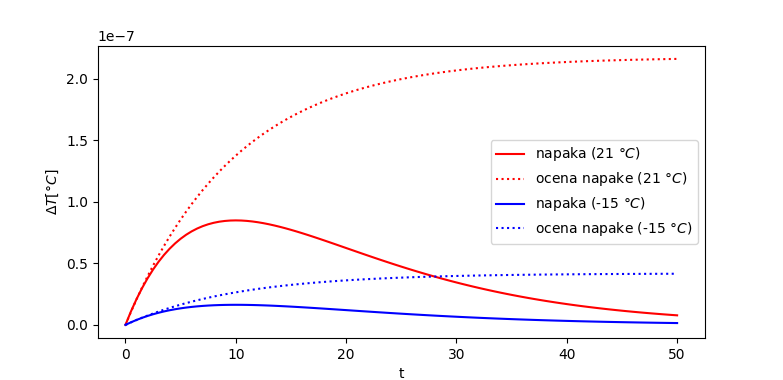

Write the Python code that produced this figure.
from diffeq_tsint import *
import numpy as np
import matplotlib.pyplot as plt

T_0 = 21.
t = 50
N = 100
dt = t/N
T_out = -5
k = 0.1
x_0 = T_0
t_val = np.array([t*i/N for i in range(N+1)])

def cool(T, t):
	return -k * (T-T_out)

def ex_sol(t, x_0):
	return T_out + np.exp(-k*t) * (x_0 - T_out)

T_data, T_err = rk45(cool, x_0, t_val)
T_ex = ex_sol(t_val, x_0)

for i in range(1, len(T_err)):
	T_err[i] += T_err[i-1]

plt.plot(t_val, abs(T_data-T_ex), 'r-', label=r'napaka (21 $\degree C$)')
plt.plot(t_val, T_err, 'r:', label=r'ocena napake (21 $\degree C$)')

T_0 = -10.
x_0 = T_0
T_data_1, T_err_1 = rk45(cool, x_0, t_val)
T_ex_1 = ex_sol(t_val, x_0)

for i in range(1, len(T_err_1)):
	T_err_1[i] += T_err_1[i-1]

plt.plot(t_val, abs(T_data_1-T_ex_1), 'b-', label=r'napaka (-15 $\degree C$)')
plt.plot(t_val, T_err_1, 'b:', label=r'ocena napake (-15 $\degree C$)')
plt.xlabel('t')
plt.ylabel(r'$\Delta T [\degree C]$')
plt.legend()
plt.show()
